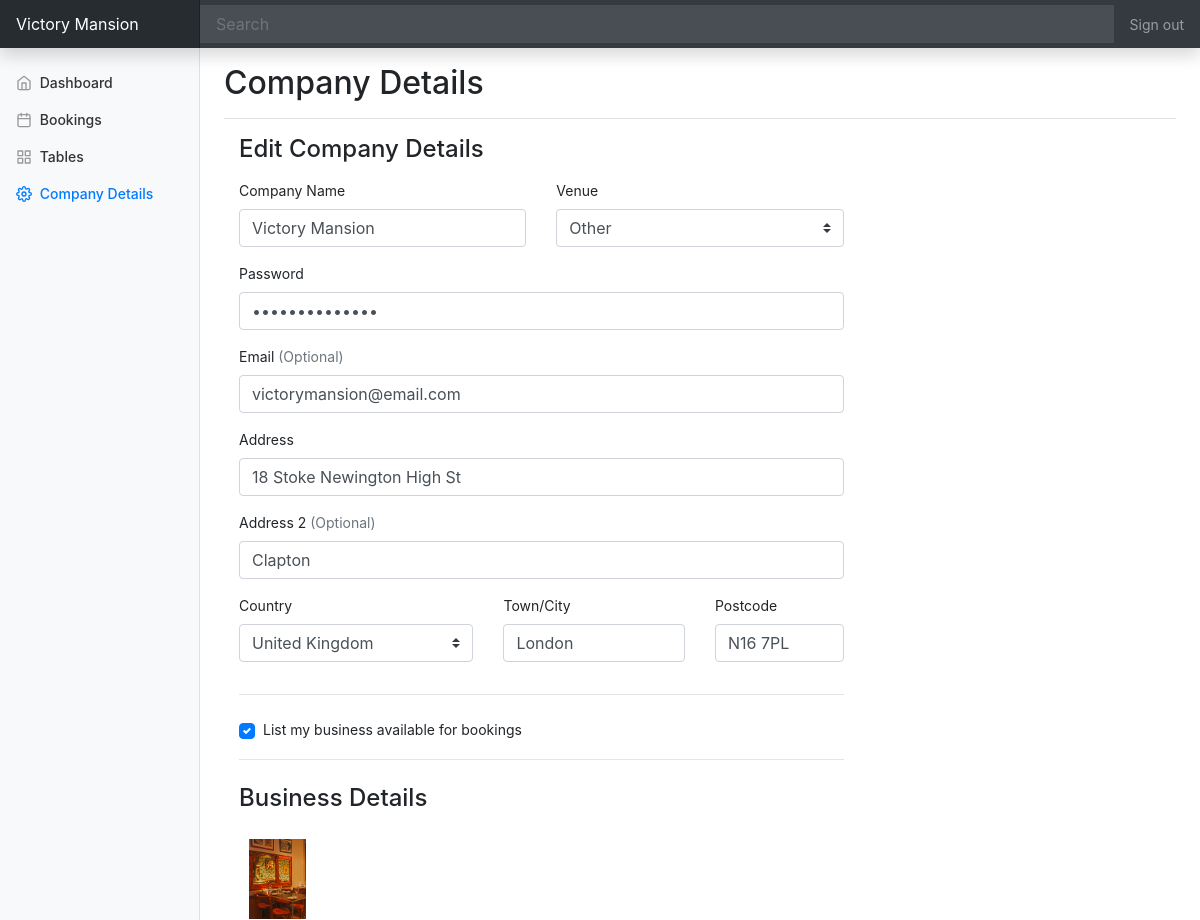
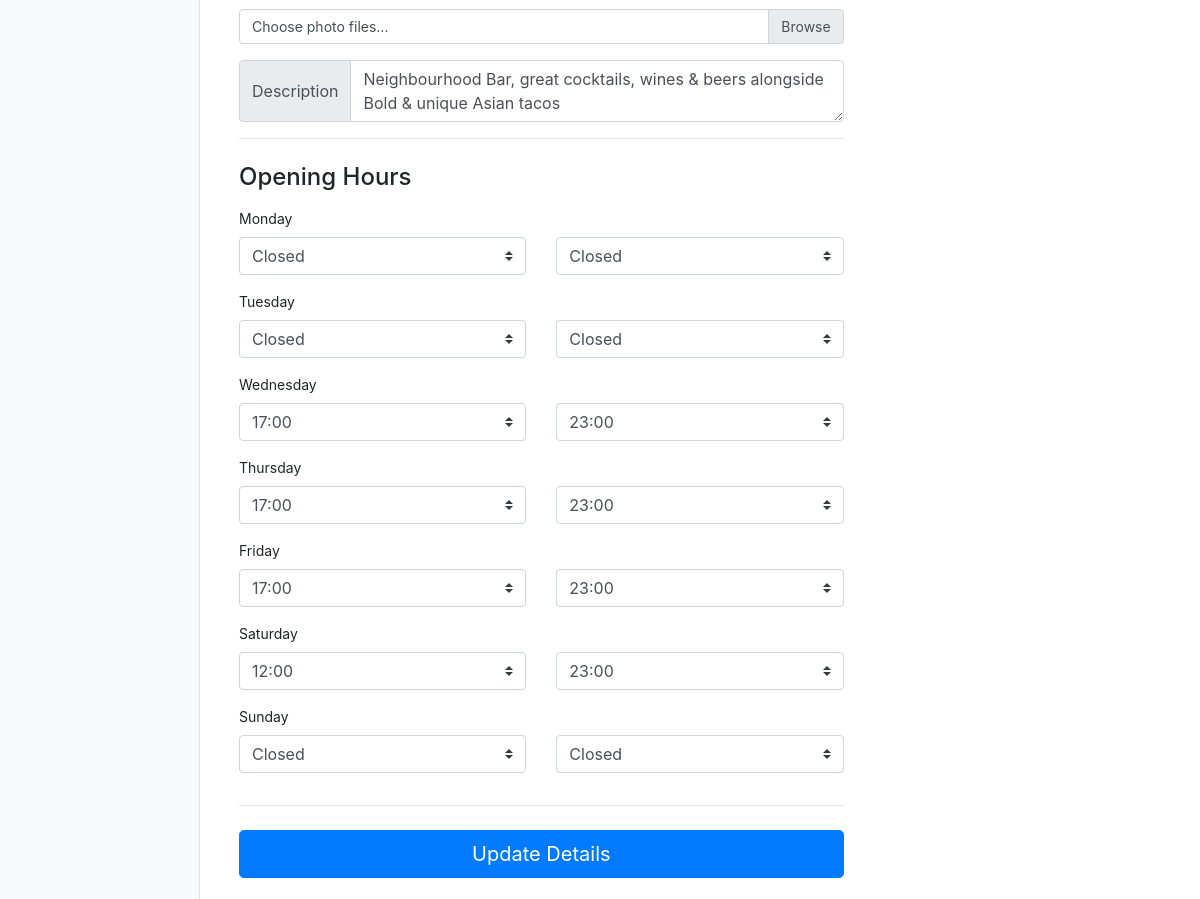
The app's page /site/dashboard/details.php (signed in) with its own data (2 pictures, top to bottom).
### tables this page shows
CREATE TABLE `pubs` (
  `id` int(11) NOT NULL,
  `user_id` int(11) NOT NULL,
  `company_name` varchar(255) DEFAULT NULL,
  `venue_type` varchar(255) DEFAULT NULL,
  `address_one` varchar(255) DEFAULT NULL,
  `address_two` varchar(255) DEFAULT NULL,
  `country` varchar(255) DEFAULT NULL,
  `city` varchar(255) DEFAULT NULL,
  `post_code` varchar(255) DEFAULT NULL,
  `description` text DEFAULT NULL,
  `booking_available` tinyint(1) DEFAULT NULL
);

CREATE TABLE `users` (
  `id` int(11) NOT NULL,
  `username` varchar(255) DEFAULT NULL,
  `email` varchar(255) DEFAULT NULL,
  `password` varchar(255) DEFAULT NULL,
  `created_at` datetime DEFAULT current_timestamp(),
  `updated_at` datetime DEFAULT current_timestamp()
);

CREATE TABLE `images` (
  `id` int(11) NOT NULL,
  `pub_id` int(11) NOT NULL,
  `image` varchar(255) DEFAULT NULL
);

CREATE TABLE `opening_hours` (
  `id` int(11) NOT NULL,
  `pub_id` int(11) NOT NULL,
  `day` varchar(255) DEFAULT NULL,
  `from_time` varchar(255) DEFAULT NULL,
  `to_time` varchar(255) DEFAULT NULL
);

### site/dashboard/details.php (the view, shortened to what this page needs)
<?php
include('../php/database/connection.php');
if (!isset($_SESSION["user"])) {
    header('Location: ../partner-login.php');
} else {
  $user_id = $_SESSION['user'];
}
$sql = "SELECT * from users where id = '$user_id'";
$result = $conn->query($sql);
$user = $result->fetch_assoc();
$sql = "SELECT * from pubs where user_id = '$user_id'";
$result = $conn->query($sql);
$pub = $result->fetch_assoc();
$company_name = $pub['company_name'];
$pub_id = $pub['id'];
$sql = "SELECT * from opening_hours where pub_id = '$pub_id'";
$result = $conn->query($sql);
$timming = [];
while ($row = $result->fetch_assoc()) {
  array_push($timming, $row);
}
?>
<!doctype html>
<html lang="en">
  <head>
<link href="../css/bootstrap.min.css" rel="stylesheet">
    <link href="dashboard.css" rel="stylesheet">
  </head>
  <body>
    <nav class="navbar navbar-dark sticky-top bg-dark flex-md-nowrap p-0 shadow">
  <a class="navbar-brand col-md-3 col-lg-2 mr-0 px-3" href="../index.php"><?php echo $company_name; ?></a>
  <input class="form-control form-control-dark w-100" type="text" placeholder="Search" aria-label="Search">
  <ul class="navbar-nav px-3">
    <li class="nav-item text-nowrap">
      <a class="nav-link" href="sign-out.php">Sign out</a>
    </li>
  </ul>
</nav>
<div class="container-fluid">
  <div class="row">
    <nav id="sidebarMenu" class="col-md-3 col-lg-2 d-md-block bg-light sidebar collapse">
      <div class="sidebar-sticky pt-3">
        <ul class="nav flex-column">
          <li class="nav-item">
            <a class="nav-link" href="index.php">
              <span data-feather="home"></span>
              Dashboard <span class="sr-only"></span>
            </a>
          </li>
          <li class="nav-item">
            <a class="nav-link" href="bookings.php">
              <span data-feather="calendar"></span>
              Bookings
            </a>
          </li>
          <li class="nav-item">
            <a class="nav-link" href="tables.php">
              <span data-feather="grid"></span>
              Tables
            </a>
          </li>
          <li class="nav-item">
            <a class="nav-link active" href="details.php">
              <span data-feather="settings"></span>
              Company Details
            </a>
          </li>
        </ul>
      </div>
    </nav>
    <main role="main" class="col-md-9 ml-sm-auto col-lg-10 px-md-4">
      <div class="d-flex justify-content-between flex-wrap flex-md-nowrap align-items-center pt-3 pb-2 mb-3 border-bottom">
        <h1 class="h2">Company Details</h1>
      </div>
      <div class="col-md-8 order-md-1">
        <h4 class="mb-3">Edit Company Details</h4>
        <form class="needs-validation" method="post" action="details.php" enctype="multipart/form-data" novalidate>
          <div class="row">
            <div class="col-md-6 mb-3">
              <label for="firstName">Company Name</label>
              <input type="text" class="form-control" id="firstName" name="company_name" value="<?php echo $pub['company_name']; ?>" required>
            </div>
            <div class="col-md-6 mb-3">
              <label for="venue">Venue</label>
              <select class="custom-select d-block w-100" name="venue_type" id="venue" required>
                <option <?php if($pub['venue_type'] == 'Other') { echo "selected"; } ?>>Other</option>
              </select>
            </div>
          </div>
          <div class="mb-3">
            <label for="password">Password</label>
            <input type="password" class="form-control" name="password" id="password" value="<?php echo $user['password']; ?>" required>
          </div>
          <div class="mb-3">
            <label for="email">Email <span class="text-muted">(Optional)</span></label>
            <input type="email" class="form-control" name="email" id="email" value="<?php echo $user['email']; ?>">
          </div>
          <div class="mb-3">
            <label for="address">Address</label>
            <input type="text" class="form-control" name="address_one" id="address" value="<?php echo $pub['address_one']; ?>" required>
          </div>
          <div class="mb-3">
            <label for="address2">Address 2 <span class="text-muted">(Optional)</span></label>
            <input type="text" class="form-control" name="address_two" id="address2" value="<?php echo $pub['address_two']; ?>">
          </div>
          <div class="row">
            <div class="col-md-5 mb-3">
              <label for="country">Country</label>
              <select class="custom-select d-block w-100" name="country" id="country" required>
                <option <?php if($pub['country'] == 'United Kingdom') { echo "selected"; } ?>>United Kingdom</option>
              </select>
            </div>
            <div class="col-md-4 mb-3">
              <label for="state">Town/City</label>
              <input type="text" class="form-control" name="city" value="<?php echo $pub['city']; ?>" id="state" required>
            </div>
            <div class="col-md-3 mb-3">
              <label for="zip">Postcode</label>
              <input type="text" class="form-control" id="zip" name="post_code" value="<?php echo $pub['post_code']; ?>" required>
            </div>
          </div>
          <hr class="mb-4">
          <div class="custom-control custom-checkbox">
            <label class="custom-control-label" for="list-available">List my business available for bookings</label>
          </div>
          <hr class="mb-4">
          <h4 class="mb-3">Business Details</h4>
            <div style="float:left; width:100%;">
            <?php
			$sqlImg = "SELECT * from images where pub_id = '$pub_id'";
			$resultImg = $conn->query($sqlImg);
			while($userImg = $resultImg->fetch_assoc()){
			?>
            <a href="../uploads/<?php echo $userImg['image']; ?>" target="_blank"><img src="../uploads/<?php echo $userImg['image']; ?>" style="height:80px; margin:10px;"></a>
            <?php } ?>
            </div>
          <div class="mb-3">
          <div class="custom-file">
            <label class="custom-file-label" for="validatedCustomFile">Choose photo files...</label>
          </div>
          </div>
          <div class="input-group">
            <div class="input-group-prepend">
              <span class="input-group-text">Description</span>
            </div>
            <textarea class="form-control" name="description" aria-label="With textarea"><?php echo $pub['description']; ?></textarea>
          </div>
          <hr class="mb-4">
          <h4 class="mb-3">Opening Hours</h4>
          <div class="row">
            <div class="col-md-6 mb-3">
              <label for="monday">Monday</label>
              <select class="custom-select" name="mon_from">
                  <option selected hidden><?php echo $timming[0]['from_time']; ?></option>
              </select>
            </div>
            <div class="col-md-6 mb-3">
              <label for="monday">&nbsp;</label>
              <select class="custom-select" name="mon_to">
                  <option selected hidden><?php echo $timming[0]['to_time']; ?></option>
              </select>
            </div>
          </div>
          <div class="row">
            <div class="col-md-6 mb-3">
              <label for="tuesday">Tuesday</label>
              <select class="custom-select" name="tue_from">
                  <option selected hidden><?php echo $timming[1]['from_time']; ?></option>
              </select>
            </div>
            <div class="col-md-6 mb-3">
              <label for="tuesday">&nbsp;</label>
              <select class="custom-select" name="tue_to">
                  <option selected hidden><?php echo $timming[1]['to_time']; ?></option>
              </select>
            </div>
          </div>
          <div class="row">
            <div class="col-md-6 mb-3">
              <label for="wednesday">Wednesday</label>
              <select class="custom-select" name="wed_from">
                  <option selected hidden><?php echo $timming[2]['from_time']; ?></option>
              </select>
            </div>
            <div class="col-md-6 mb-3">
              <label for="wednesday">&nbsp;</label>
              <select class="custom-select" name="wed_to">
                  <option selected hidden><?php echo $timming[2]['to_time']; ?></option>
              </select>
            </div>
          </div>
          <div class="row">
            <div class="col-md-6 mb-3">
              <label for="thursday">Thursday</label>
              <select class="custom-select" name="thu_from">
                  <option selected hidden><?php echo $timming[3]['from_time']; ?></option>
              </select>
            </div>
            <div class="col-md-6 mb-3">
              <label for="thursday">&nbsp;</label>
              <select class="custom-select" name="thu_to">
                  <option selected hidden><?php echo $timming[3]['to_time']; ?></option>
              </select>
            </div>
          </div>
          <div class="row">
            <div class="col-md-6 mb-3">
              <label for="friday">Friday</label>
              <select class="custom-select" name="fri_from">
                  <option selected hidden><?php echo $timming[4]['from_time']; ?></option>
              </select>
            </div>
            <div class="col-md-6 mb-3">
              <label for="friday">&nbsp;</label>
              <select class="custom-select" name="fri_to">
                  <option selected hidden><?php echo $timming[4]['to_time']; ?></option>
              </select>
            </div>
          </div>
          <div class="row">
            <div class="col-md-6 mb-3">
              <label for="saturday">Saturday</label>
              <select class="custom-select" name="sat_from">
                  <option selected hidden><?php echo $timming[5]['from_time']; ?></option>
              </select>
            </div>
            <div class="col-md-6 mb-3">
              <label for="saturday">&nbsp;</label>
              <select class="custom-select" name="sat_to">
                  <option selected hidden><?php echo $timming[5]['to_time']; ?></option>
              </select>
            </div>
          </div>
          <div class="row">
            <div class="col-md-6 mb-3">
              <label for="sunday">Sunday</label>
              <select class="custom-select" name="sun_from">
                  <option selected hidden><?php echo $timming[6]['from_time']; ?></option>
              </select>
            </div>
            <div class="col-md-6 mb-3">
              <label for="sunday">&nbsp;</label>
              <select class="custom-select" name="sun_to">
                  <option selected hidden><?php echo $timming[6]['to_time']; ?></option>
              </select>
            </div>
          </div>
          <hr class="mb-4">
          <button class="btn btn-primary btn-lg btn-block" type="submit">Update Details</button>
          <br>
        </form>
      </div>
    </div>
  </div>
        <script src="dashboard.js"></script><script src="../partner/form-validation.js"></script></body>
</html>

### site/dashboard/dashboard.css (style rules this page uses)
body { font-size: .875rem; }
.feather { width: 16px; height: 16px; vertical-align: text-bottom; }
.sidebar { position: fixed; top: 0; bottom: 0; left: 0; z-index: 100; padding: 48px 0 0; box-shadow: inset -1px 0 0 rgba(0, 0, 0, .1); }
.sidebar-sticky { position: relative; top: 0; height: calc(100vh - 48px); padding-top: .5rem; overflow-x: hidden; overflow-y: auto; }
.sidebar .nav-link { font-weight: 500; color: #333; }
.sidebar .nav-link .feather { margin-right: 4px; color: #999; }
.sidebar .nav-link.active { color: #007bff; }
.sidebar .nav-link:hover .feather, .sidebar .nav-link.active .feather { color: inherit; }
.navbar-brand { padding-top: .75rem; padding-bottom: .75rem; font-size: 1rem; background-color: rgba(0, 0, 0, .25); box-shadow: inset -1px 0 0 rgba(0, 0, 0, .25); }
.navbar .form-control { padding: .75rem 1rem; border-width: 0; border-radius: 0; }
.form-control-dark { color: #fff; background-color: rgba(255, 255, 255, .1); border-color: rgba(255, 255, 255, .1); }

### records on screen
pubs: company_name "Victory Mansion", venue_type "Other", address_one "18 Stoke Newington High St", address_two "Clapton", country "United Kingdom", city "London", post_code "N16 7PL", description "Neighbourhood Bar, great cocktails, wines & beers alongside Bold & unique Asian tacos"
users: email "victorymansion@email.com"
images: image (picture)
opening_hours: mon_from "Closed", mon_to "Closed"
opening_hours: tue_from "Closed", tue_to "Closed"
opening_hours: wed_from "17:00", wed_to "23:00"
opening_hours: thu_from "17:00", thu_to "23:00"
opening_hours: fri_from "17:00", fri_to "23:00"
opening_hours: sat_from "12:00", sat_to "23:00"
opening_hours: sun_from "Closed", sun_to "Closed"
